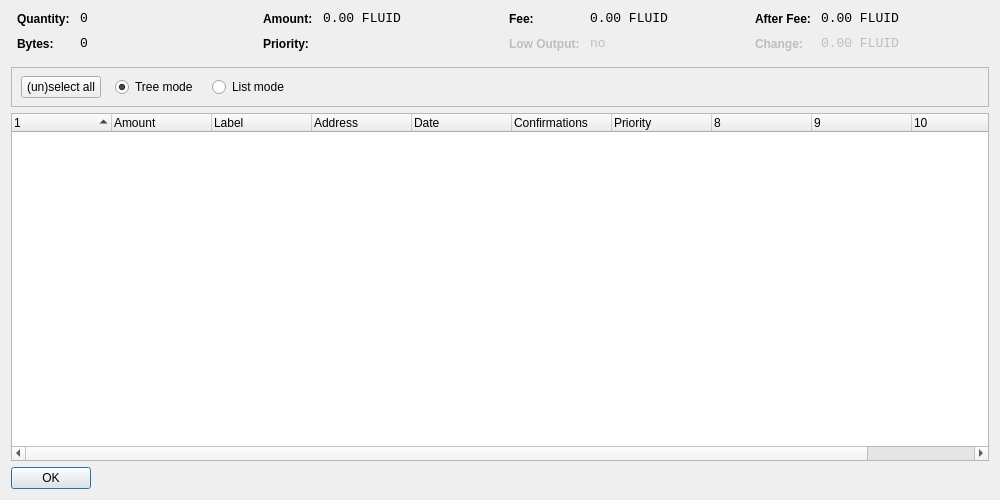
<?xml version="1.0" encoding="UTF-8"?>
<ui version="4.0">
 <class>CoinControlDialog</class>
 <widget class="QDialog" name="CoinControlDialog">
  <property name="geometry">
   <rect>
    <x>0</x>
    <y>0</y>
    <width>1000</width>
    <height>500</height>
   </rect>
  </property>
  <property name="windowTitle">
   <string>Coin Control</string>
  </property>
  <layout class="QVBoxLayout" name="verticalLayout">
   <item>
    <layout class="QHBoxLayout" name="horizontalLayoutTop" stretch="0,0,0,0">
     <property name="topMargin">
      <number>0</number>
     </property>
     <property name="bottomMargin">
      <number>10</number>
     </property>
     <item>
      <layout class="QFormLayout" name="formLayoutCoinControl1">
       <property name="horizontalSpacing">
        <number>10</number>
       </property>
       <property name="verticalSpacing">
        <number>10</number>
       </property>
       <property name="leftMargin">
        <number>6</number>
       </property>
       <property name="rightMargin">
        <number>6</number>
       </property>
       <item row="0" column="0">
        <widget class="QLabel" name="labelCoinControlQuantityText">
         <property name="styleSheet">
          <string notr="true">font-weight:bold;</string>
         </property>
         <property name="text">
          <string>Quantity:</string>
         </property>
        </widget>
       </item>
       <item row="0" column="1">
        <widget class="QLabel" name="labelCoinControlQuantity">
         <property name="font">
          <font>
           <family>Monospace</family>
           <pointsize>10</pointsize>
          </font>
         </property>
         <property name="cursor">
          <cursorShape>IBeamCursor</cursorShape>
         </property>
         <property name="contextMenuPolicy">
          <enum>Qt::ActionsContextMenu</enum>
         </property>
         <property name="text">
          <string notr="true">0</string>
         </property>
         <property name="textInteractionFlags">
          <set>Qt::LinksAccessibleByMouse|Qt::TextSelectableByKeyboard|Qt::TextSelectableByMouse</set>
         </property>
        </widget>
       </item>
       <item row="1" column="0">
        <widget class="QLabel" name="labelCoinControlBytesText">
         <property name="styleSheet">
          <string notr="true">font-weight:bold;</string>
         </property>
         <property name="text">
          <string>Bytes:</string>
         </property>
        </widget>
       </item>
       <item row="1" column="1">
        <widget class="QLabel" name="labelCoinControlBytes">
         <property name="font">
          <font>
           <family>Monospace</family>
           <pointsize>10</pointsize>
          </font>
         </property>
         <property name="cursor">
          <cursorShape>IBeamCursor</cursorShape>
         </property>
         <property name="contextMenuPolicy">
          <enum>Qt::ActionsContextMenu</enum>
         </property>
         <property name="text">
          <string notr="true">0</string>
         </property>
         <property name="textInteractionFlags">
          <set>Qt::LinksAccessibleByMouse|Qt::TextSelectableByKeyboard|Qt::TextSelectableByMouse</set>
         </property>
        </widget>
       </item>
      </layout>
     </item>
     <item>
      <layout class="QFormLayout" name="formLayoutCoinControl2">
       <property name="horizontalSpacing">
        <number>10</number>
       </property>
       <property name="verticalSpacing">
        <number>10</number>
       </property>
       <property name="leftMargin">
        <number>6</number>
       </property>
       <property name="rightMargin">
        <number>6</number>
       </property>
       <item row="0" column="0">
        <widget class="QLabel" name="labelCoinControlAmountText">
         <property name="styleSheet">
          <string notr="true">font-weight:bold;</string>
         </property>
         <property name="text">
          <string>Amount:</string>
         </property>
        </widget>
       </item>
       <item row="0" column="1">
        <widget class="QLabel" name="labelCoinControlAmount">
         <property name="font">
          <font>
           <family>Monospace</family>
           <pointsize>10</pointsize>
          </font>
         </property>
         <property name="cursor">
          <cursorShape>IBeamCursor</cursorShape>
         </property>
         <property name="contextMenuPolicy">
          <enum>Qt::ActionsContextMenu</enum>
         </property>
         <property name="text">
          <string notr="true">0.00 FLUID</string>
         </property>
         <property name="textInteractionFlags">
          <set>Qt::LinksAccessibleByMouse|Qt::TextSelectableByKeyboard|Qt::TextSelectableByMouse</set>
         </property>
        </widget>
       </item>
       <item row="1" column="0">
        <widget class="QLabel" name="labelCoinControlPriorityText">
         <property name="styleSheet">
          <string notr="true">font-weight:bold;</string>
         </property>
         <property name="text">
          <string>Priority:</string>
         </property>
        </widget>
       </item>
       <item row="1" column="1">
        <widget class="QLabel" name="labelCoinControlPriority">
         <property name="font">
          <font>
           <family>Monospace</family>
           <pointsize>10</pointsize>
          </font>
         </property>
         <property name="cursor">
          <cursorShape>IBeamCursor</cursorShape>
         </property>
         <property name="contextMenuPolicy">
          <enum>Qt::ActionsContextMenu</enum>
         </property>
         <property name="text">
          <string/>
         </property>
         <property name="textInteractionFlags">
          <set>Qt::LinksAccessibleByMouse|Qt::TextSelectableByKeyboard|Qt::TextSelectableByMouse</set>
         </property>
        </widget>
       </item>
      </layout>
     </item>
     <item>
      <layout class="QFormLayout" name="formLayoutCoinControl3">
       <property name="horizontalSpacing">
        <number>10</number>
       </property>
       <property name="verticalSpacing">
        <number>10</number>
       </property>
       <property name="leftMargin">
        <number>6</number>
       </property>
       <property name="rightMargin">
        <number>6</number>
       </property>
       <item row="0" column="0">
        <widget class="QLabel" name="labelCoinControlFeeText">
         <property name="styleSheet">
          <string notr="true">font-weight:bold;</string>
         </property>
         <property name="text">
          <string>Fee:</string>
         </property>
        </widget>
       </item>
       <item row="0" column="1">
        <widget class="QLabel" name="labelCoinControlFee">
         <property name="font">
          <font>
           <family>Monospace</family>
           <pointsize>10</pointsize>
          </font>
         </property>
         <property name="cursor">
          <cursorShape>IBeamCursor</cursorShape>
         </property>
         <property name="contextMenuPolicy">
          <enum>Qt::ActionsContextMenu</enum>
         </property>
         <property name="text">
          <string notr="true">0.00 FLUID</string>
         </property>
         <property name="textInteractionFlags">
          <set>Qt::LinksAccessibleByMouse|Qt::TextSelectableByKeyboard|Qt::TextSelectableByMouse</set>
         </property>
        </widget>
       </item>
       <item row="1" column="0">
        <widget class="QLabel" name="labelCoinControlLowOutputText">
         <property name="enabled">
          <bool>false</bool>
         </property>
         <property name="styleSheet">
          <string notr="true">font-weight:bold;</string>
         </property>
         <property name="text">
          <string>Low Output:</string>
         </property>
        </widget>
       </item>
       <item row="1" column="1">
        <widget class="QLabel" name="labelCoinControlLowOutput">
         <property name="enabled">
          <bool>false</bool>
         </property>
         <property name="font">
          <font>
           <family>Monospace</family>
           <pointsize>10</pointsize>
          </font>
         </property>
         <property name="cursor">
          <cursorShape>IBeamCursor</cursorShape>
         </property>
         <property name="contextMenuPolicy">
          <enum>Qt::ActionsContextMenu</enum>
         </property>
         <property name="text">
          <string notr="true">no</string>
         </property>
         <property name="textInteractionFlags">
          <set>Qt::LinksAccessibleByMouse|Qt::TextSelectableByKeyboard|Qt::TextSelectableByMouse</set>
         </property>
        </widget>
       </item>
      </layout>
     </item>
     <item>
      <layout class="QFormLayout" name="formLayoutCoinControl4">
       <property name="horizontalSpacing">
        <number>10</number>
       </property>
       <property name="verticalSpacing">
        <number>10</number>
       </property>
       <property name="leftMargin">
        <number>6</number>
       </property>
       <property name="rightMargin">
        <number>6</number>
       </property>
       <item row="0" column="0">
        <widget class="QLabel" name="labelCoinControlAfterFeeText">
         <property name="styleSheet">
          <string notr="true">font-weight:bold;</string>
         </property>
         <property name="text">
          <string>After Fee:</string>
         </property>
        </widget>
       </item>
       <item row="0" column="1">
        <widget class="QLabel" name="labelCoinControlAfterFee">
         <property name="font">
          <font>
           <family>Monospace</family>
           <pointsize>10</pointsize>
          </font>
         </property>
         <property name="cursor">
          <cursorShape>IBeamCursor</cursorShape>
         </property>
         <property name="contextMenuPolicy">
          <enum>Qt::ActionsContextMenu</enum>
         </property>
         <property name="text">
          <string notr="true">0.00 FLUID</string>
         </property>
         <property name="textInteractionFlags">
          <set>Qt::LinksAccessibleByMouse|Qt::TextSelectableByKeyboard|Qt::TextSelectableByMouse</set>
         </property>
        </widget>
       </item>
       <item row="1" column="0">
        <widget class="QLabel" name="labelCoinControlChangeText">
         <property name="enabled">
          <bool>false</bool>
         </property>
         <property name="styleSheet">
          <string notr="true">font-weight:bold;</string>
         </property>
         <property name="text">
          <string>Change:</string>
         </property>
        </widget>
       </item>
       <item row="1" column="1">
        <widget class="QLabel" name="labelCoinControlChange">
         <property name="enabled">
          <bool>false</bool>
         </property>
         <property name="font">
          <font>
           <family>Monospace</family>
           <pointsize>10</pointsize>
          </font>
         </property>
         <property name="cursor">
          <cursorShape>IBeamCursor</cursorShape>
         </property>
         <property name="contextMenuPolicy">
          <enum>Qt::ActionsContextMenu</enum>
         </property>
         <property name="text">
          <string notr="true">0.00 FLUID</string>
         </property>
         <property name="textInteractionFlags">
          <set>Qt::LinksAccessibleByMouse|Qt::TextSelectableByKeyboard|Qt::TextSelectableByMouse</set>
         </property>
        </widget>
       </item>
      </layout>
     </item>
    </layout>
   </item>
   <item>
    <widget class="QFrame" name="frame">
     <property name="minimumSize">
      <size>
       <width>0</width>
       <height>40</height>
      </size>
     </property>
     <property name="frameShape">
      <enum>QFrame::StyledPanel</enum>
     </property>
     <property name="frameShadow">
      <enum>QFrame::Sunken</enum>
     </property>
     <widget class="QWidget" name="horizontalLayoutWidget">
      <property name="geometry">
       <rect>
        <x>10</x>
        <y>0</y>
        <width>781</width>
        <height>41</height>
       </rect>
      </property>
      <layout class="QHBoxLayout" name="horizontalLayoutPanel" stretch="0,0,0,0,0">
       <property name="spacing">
        <number>14</number>
       </property>
       <item>
        <widget class="QPushButton" name="pushButtonSelectAll">
         <property name="sizePolicy">
          <sizepolicy hsizetype="Maximum" vsizetype="Fixed">
           <horstretch>0</horstretch>
           <verstretch>0</verstretch>
          </sizepolicy>
         </property>
         <property name="text">
          <string>(un)select all</string>
         </property>
        </widget>
       </item>
       <item>
        <widget class="QRadioButton" name="radioTreeMode">
         <property name="sizePolicy">
          <sizepolicy hsizetype="Maximum" vsizetype="Fixed">
           <horstretch>0</horstretch>
           <verstretch>0</verstretch>
          </sizepolicy>
         </property>
         <property name="text">
          <string>Tree mode</string>
         </property>
         <property name="checked">
          <bool>true</bool>
         </property>
        </widget>
       </item>
       <item>
        <widget class="QRadioButton" name="radioListMode">
         <property name="sizePolicy">
          <sizepolicy hsizetype="Maximum" vsizetype="Fixed">
           <horstretch>0</horstretch>
           <verstretch>0</verstretch>
          </sizepolicy>
         </property>
         <property name="text">
          <string>List mode</string>
         </property>
        </widget>
       </item>
       <item>
        <spacer name="horizontalSpacer">
         <property name="orientation">
          <enum>Qt::Horizontal</enum>
         </property>
         <property name="sizeHint" stdset="0">
          <size>
           <width>40</width>
           <height>20</height>
          </size>
         </property>
        </spacer>
       </item>
      </layout>
     </widget>
    </widget>
   </item>
   <item>
    <widget class="CoinControlTreeWidget" name="treeWidget">
     <property name="contextMenuPolicy">
      <enum>Qt::CustomContextMenu</enum>
     </property>
     <property name="sortingEnabled">
      <bool>false</bool>
     </property>
     <property name="columnCount">
      <number>11</number>
     </property>
     <attribute name="headerShowSortIndicator" stdset="0">
      <bool>true</bool>
     </attribute>
     <attribute name="headerStretchLastSection">
      <bool>false</bool>
     </attribute>
     <column>
      <property name="text">
       <string/>
      </property>
     </column>
     <column>
      <property name="text">
       <string>Amount</string>
      </property>
     </column>
     <column>
      <property name="text">
       <string>Label</string>
      </property>
     </column>
     <column>
      <property name="text">
       <string>Address</string>
      </property>
     </column>
     <column>
      <property name="text">
       <string>Date</string>
      </property>
     </column>
     <column>
      <property name="text">
       <string>Confirmations</string>
      </property>
      <property name="toolTip">
       <string>Confirmed</string>
      </property>
     </column>
     <column>
      <property name="text">
       <string>Priority</string>
      </property>
     </column>
     <column>
      <property name="text">
       <string/>
      </property>
     </column>
     <column>
      <property name="text">
       <string/>
      </property>
     </column>
     <column>
      <property name="text">
       <string/>
      </property>
     </column>
     <column>
      <property name="text">
       <string/>
      </property>
     </column>
    </widget>
   </item>
   <item>
    <widget class="QDialogButtonBox" name="buttonBox">
     <property name="sizePolicy">
      <sizepolicy hsizetype="Maximum" vsizetype="Fixed">
       <horstretch>0</horstretch>
       <verstretch>0</verstretch>
      </sizepolicy>
     </property>
     <property name="orientation">
      <enum>Qt::Horizontal</enum>
     </property>
     <property name="standardButtons">
      <set>QDialogButtonBox::Ok</set>
     </property>
    </widget>
   </item>
  </layout>
 </widget>
 <customwidgets>
  <customwidget>
   <class>CoinControlTreeWidget</class>
   <extends>QTreeWidget</extends>
   <header>coincontroltreewidget.h</header>
  </customwidget>
 </customwidgets>
 <resources/>
 <connections/>
</ui>
